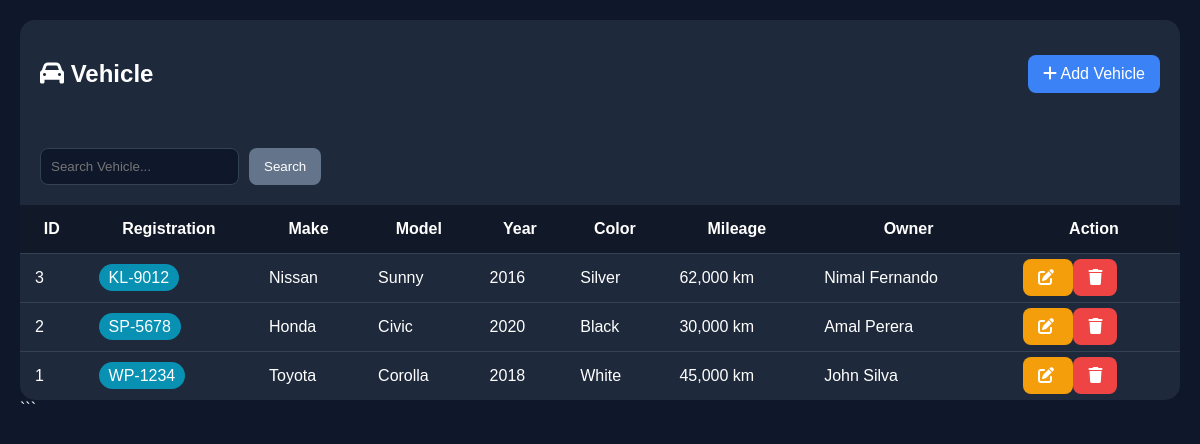
Page /modules/vehicles/index.php (signed in) on the committed database.
### tables this page shows
CREATE TABLE IF NOT EXISTS vehicles (
  vehicle_id      INT AUTO_INCREMENT PRIMARY KEY,
  customer_id     INT NOT NULL,
  make            VARCHAR(50) NOT NULL,
  model           VARCHAR(50) NOT NULL,
  year            YEAR,
  registration_no VARCHAR(30) NOT NULL UNIQUE,
  color           VARCHAR(30),
  mileage         INT DEFAULT 0,
  created_at      DATETIME DEFAULT CURRENT_TIMESTAMP,
  FOREIGN KEY (customer_id) REFERENCES customers(customer_id) ON DELETE CASCADE
);

CREATE TABLE IF NOT EXISTS customers (
  customer_id INT AUTO_INCREMENT PRIMARY KEY,
  name        VARCHAR(100) NOT NULL,
  phone       VARCHAR(20),
  email       VARCHAR(100),
  address     TEXT,
  created_at  DATETIME DEFAULT CURRENT_TIMESTAMP
);

### modules/vehicles/index.php (the view, shortened to what this page needs)
<?php
$pdo = getDB();
$search = trim($_GET['search'] ?? '');
if ($search != '') {
    $stmt = $pdo->prepare("
        SELECT
            v.*,
            c.name AS customer_name
        FROM vehicles v
        LEFT JOIN customers c
            ON v.customer_id = c.customer_id
        WHERE
            v.registration_no LIKE ?
            OR v.make LIKE ?
            OR v.model LIKE ?
            OR c.name LIKE ?
        ORDER BY v.vehicle_id DESC
    ");
    $stmt->execute([
        "%$search%",
        "%$search%",
        "%$search%",
        "%$search%"
    ]);
} else {
    $stmt = $pdo->query("
        SELECT
            v.*,
            c.name AS customer_name
        FROM vehicles v
        LEFT JOIN customers c
            ON v.customer_id = c.customer_id
        ORDER BY v.vehicle_id DESC
    ");
}
$vehicles = $stmt->fetchAll(PDO::FETCH_ASSOC);
?>
<!DOCTYPE html>
<html>
<head>
<link rel="stylesheet"
href="https://cdnjs.cloudflare.com/ajax/libs/font-awesome/6.5.2/css/all.min.css">
</head>
<body>
<div class="card">
<div class="card-header">
<h2>
<i class="fas fa-car"></i>
Vehicle
</h2>
<a href="add.php" class="btn btn-primary">
<i class="fas fa-plus"></i>
Add Vehicle
</a>
</div>
<div class="card-body">
<form method="GET" class="search-bar">
<input
type="text"
name="search"
class="form-control"
placeholder="Search Vehicle..."
value="<?= htmlspecialchars($search) ?>">
<button type="submit" class="btn btn-secondary">
Search
</button>
</form>
</div>
<table>
<thead>
<tr>
<th>ID</th>
<th>Registration</th>
<th>Make</th>
<th>Model</th>
<th>Year</th>
<th>Color</th>
<th>Mileage</th>
<th>Owner</th>
<th>Action</th>
</tr>
</thead>
<tbody>
<?php if(count($vehicles)>0): ?>
<?php foreach($vehicles as $v): ?>
<tr>
<td><?= $v['vehicle_id'] ?></td>
<td>
<span class="badge">
<?= htmlspecialchars($v['registration_no']) ?>
</span>
</td>
<td><?= htmlspecialchars($v['make']) ?></td>
<td><?= htmlspecialchars($v['model']) ?></td>
<td><?= $v['year'] ?></td>
<td><?= htmlspecialchars($v['color']) ?></td>
<td><?= number_format($v['mileage']) ?> km</td>
<td><?= htmlspecialchars($v['customer_name']) ?></td>
<td>
<a href="edit.php?id=<?= $v['vehicle_id'] ?>"
class="btn btn-warning">
<i class="fas fa-edit"></i>
</a>
<a href="delete.php?id=<?= $v['vehicle_id'] ?>"
class="btn btn-danger"
onclick="return confirm('Delete this vehicle?')">
<i class="fas fa-trash"></i>
</a>
</td>
</tr>
<?php endforeach; ?>
<?php endif; ?>
</tbody>
</table>
</div>
</body>
</html>

### modules/vehicles/index.php (style rules this page uses)
body { font-family:Arial,sans-serif; background:#0f172a; color:#fff; margin:0; padding:20px; }
.card { background:#1e293b; border-radius:15px; overflow:hidden; }
.card-header { padding:20px; display:flex; justify-content:space-between; align-items:center; }
.card-body { padding:20px; }
.btn { padding:10px 15px; text-decoration:none; border:none; border-radius:8px; color:#fff; cursor:pointer; }
.btn-primary { background:#3b82f6; }
.btn-secondary { background:#64748b; }
.btn-warning { background:#f59e0b; }
.btn-danger { background:#ef4444; }
.form-control { padding:10px; border-radius:8px; border:1px solid #334155; background:#0f172a; color:#fff; }
.search-bar { display:flex; gap:10px; }
table { width:100%; border-collapse:collapse; }
th { background:#111827; padding:15px; }
td { padding:15px; border-top:1px solid #334155; }
.badge { background:#0891b2; padding:5px 10px; border-radius:20px; }

### rows in the picture
vehicles: vehicle_id "3", registration_no "KL-9012", make "Nissan", model "Sunny", year "2016", color "Silver", mileage "62,000", customer.name "Nimal Fernando"
vehicles: vehicle_id "2", registration_no "SP-5678", make "Honda", model "Civic", year "2020", color "Black", mileage "30,000", customer.name "Amal Perera"
vehicles: vehicle_id "1", registration_no "WP-1234", make "Toyota", model "Corolla", year "2018", color "White", mileage "45,000", customer.name "John Silva"
